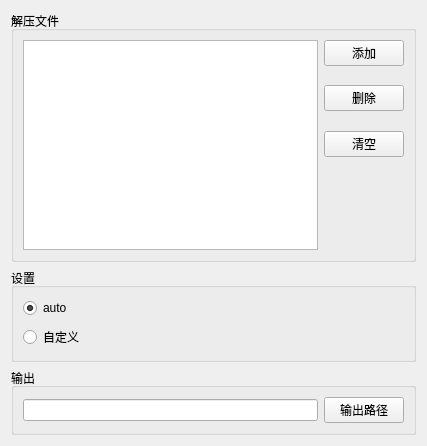
<?xml version="1.0" encoding="UTF-8"?>
<ui version="4.0">
 <class>FormUncompress</class>
 <widget class="QWidget" name="FormUncompress">
  <property name="geometry">
   <rect>
    <x>0</x>
    <y>0</y>
    <width>427</width>
    <height>446</height>
   </rect>
  </property>
  <property name="windowTitle">
   <string>Form</string>
  </property>
  <layout class="QVBoxLayout" name="verticalLayout_3">
   <item>
    <widget class="QGroupBox" name="groupBox">
     <property name="title">
      <string>解压文件</string>
     </property>
     <layout class="QGridLayout" name="gridLayout">
      <item row="0" column="0">
       <widget class="QListWidget" name="listWidget_fileList">
        <property name="dragEnabled">
         <bool>false</bool>
        </property>
       </widget>
      </item>
      <item row="0" column="1">
       <layout class="QVBoxLayout" name="verticalLayout" stretch="3,1,3,1,3,7">
        <item>
         <widget class="QPushButton" name="pushButton_addFile">
          <property name="text">
           <string>添加</string>
          </property>
         </widget>
        </item>
        <item>
         <spacer name="verticalSpacer">
          <property name="orientation">
           <enum>Qt::Vertical</enum>
          </property>
          <property name="sizeHint" stdset="0">
           <size>
            <width>20</width>
            <height>40</height>
           </size>
          </property>
         </spacer>
        </item>
        <item>
         <widget class="QPushButton" name="pushButton_deleteFile">
          <property name="text">
           <string>删除</string>
          </property>
         </widget>
        </item>
        <item>
         <spacer name="verticalSpacer_2">
          <property name="orientation">
           <enum>Qt::Vertical</enum>
          </property>
          <property name="sizeHint" stdset="0">
           <size>
            <width>20</width>
            <height>40</height>
           </size>
          </property>
         </spacer>
        </item>
        <item>
         <widget class="QPushButton" name="pushButton_clearFile">
          <property name="text">
           <string>清空</string>
          </property>
         </widget>
        </item>
        <item>
         <spacer name="verticalSpacer_3">
          <property name="orientation">
           <enum>Qt::Vertical</enum>
          </property>
          <property name="sizeHint" stdset="0">
           <size>
            <width>20</width>
            <height>40</height>
           </size>
          </property>
         </spacer>
        </item>
       </layout>
      </item>
     </layout>
    </widget>
   </item>
   <item>
    <widget class="QGroupBox" name="groupBox_3">
     <property name="title">
      <string>设置</string>
     </property>
     <layout class="QGridLayout" name="gridLayout_3">
      <item row="0" column="0">
       <layout class="QVBoxLayout" name="verticalLayout_2">
        <item>
         <widget class="QRadioButton" name="radioButton_auto">
          <property name="text">
           <string>auto</string>
          </property>
          <property name="checked">
           <bool>true</bool>
          </property>
         </widget>
        </item>
        <item>
         <widget class="QRadioButton" name="radioButton_custom">
          <property name="text">
           <string>自定义</string>
          </property>
         </widget>
        </item>
       </layout>
      </item>
      <item row="0" column="1">
       <widget class="QStackedWidget" name="stackedWidget">
        <property name="currentIndex">
         <number>1</number>
        </property>
        <widget class="QWidget" name="page_auto"/>
        <widget class="QWidget" name="page_custom"/>
       </widget>
      </item>
     </layout>
    </widget>
   </item>
   <item>
    <widget class="QGroupBox" name="groupBox_2">
     <property name="title">
      <string>输出</string>
     </property>
     <layout class="QGridLayout" name="gridLayout_2">
      <item row="0" column="0">
       <widget class="QLineEdit" name="lineEdit_outputPath"/>
      </item>
      <item row="0" column="1">
       <widget class="QPushButton" name="pushButton_outputPath">
        <property name="text">
         <string>输出路径</string>
        </property>
       </widget>
      </item>
     </layout>
    </widget>
   </item>
  </layout>
 </widget>
 <resources/>
 <connections/>
</ui>
